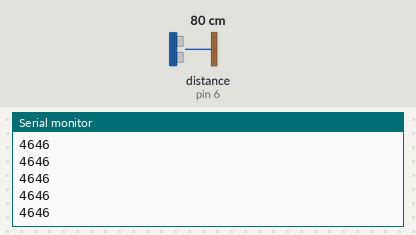
This sketch was run on a simulated Arduino Uno, built with avr-gcc and run on an emulated ATmega328P. On the bench: the last lines printed to the serial monitor. Wiring (inferred from the names in the program): ultrasonic range finder: trigger pin 5; echo pin 6. Inputs (shaded band) come from the test bench; at power-on: distance to the obstacle (sensor on pin 6) 80 cm. The echo pulse lasts 58.3 µs per cm.

Above: at 1.2 s.
1.3 s: distance to the obstacle (sensor on pin 6) set to 2 cm
At 2.1 s:
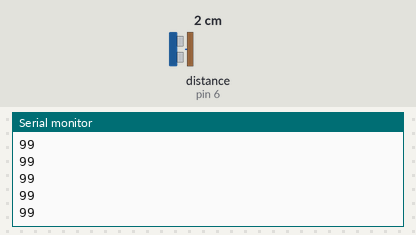
2.8 s: distance to the obstacle (sensor on pin 6) set to 4 cm
At 3.4 s:
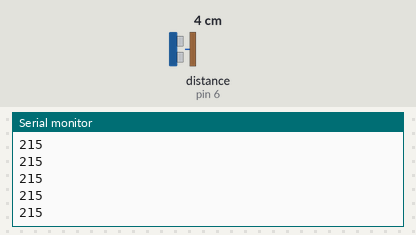
Timing chart, 0 to 5.8 s (numbered marks = the images above; inputs shaded):
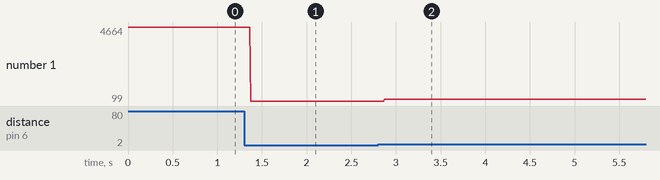

Measured:
- after the input at 1.3 s, the serial monitor: prints a new line after 0.07 s (image 1)
- after the input at 2.8 s, the serial monitor: prints a new line after 0.07 s (image 2)
- plotted number 1: 4646 → 99 after the input at 1.3 s, 99 → 215 after the input at 2.8 s

The sketch:

ultrasonic_final.ino
```cpp
const int trigPin = 5;
const int echoPin = 6;
long duration;

void setup()

{
  pinMode(trigPin, OUTPUT);
  pinMode(echoPin, INPUT);
  Serial.begin(9600);
}

void loop()

{
  digitalWrite(trigPin, LOW);
  delayMicroseconds(2);

  digitalWrite(trigPin, HIGH);
  delayMicroseconds(10);

  digitalWrite(trigPin, LOW);
  duration = pulseIn(echoPin, HIGH);

  Serial.println(duration);
}
```
